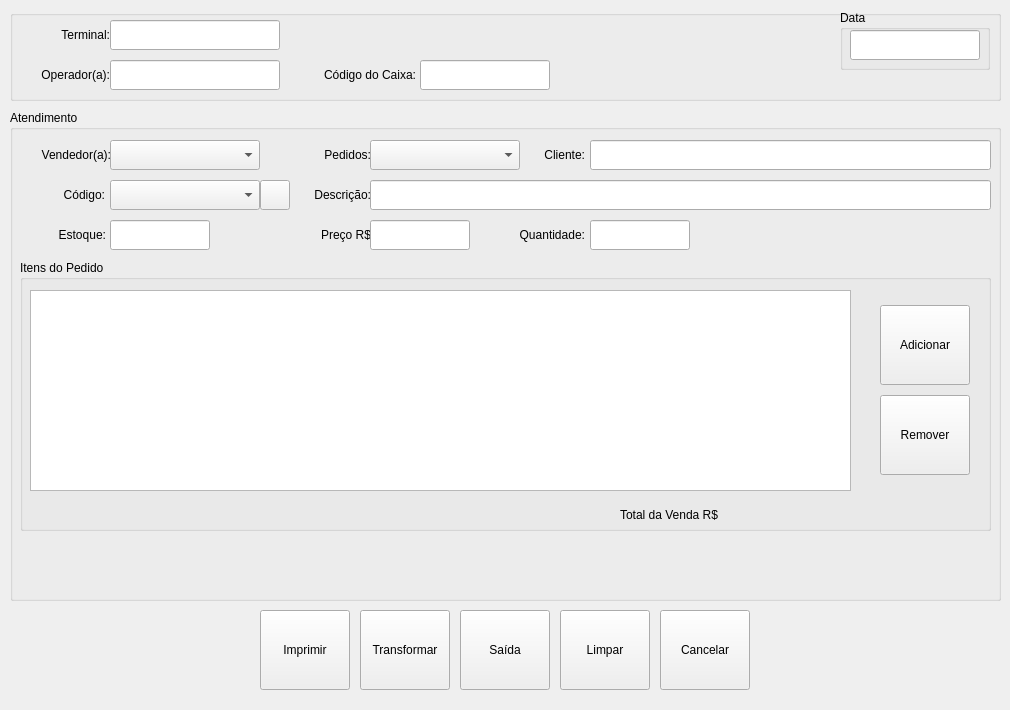
<?xml version="1.0" encoding="UTF-8"?>
<ui version="4.0">
 <class>MngFormReceiptCash</class>
 <widget class="QDialog" name="MngFormReceiptCash">
  <property name="geometry">
   <rect>
    <x>0</x>
    <y>0</y>
    <width>1010</width>
    <height>710</height>
   </rect>
  </property>
  <property name="windowTitle">
   <string>MngFormReceiptCash</string>
  </property>
  <widget class="QGroupBox" name="GBoxStartWinReceipt">
   <property name="geometry">
    <rect>
     <x>10</x>
     <y>10</y>
     <width>991</width>
     <height>91</height>
    </rect>
   </property>
   <property name="title">
    <string/>
   </property>
   <widget class="QLabel" name="LabelTerminal">
    <property name="geometry">
     <rect>
      <x>10</x>
      <y>10</y>
      <width>90</width>
      <height>30</height>
     </rect>
    </property>
    <property name="font">
     <font>
      <weight>50</weight>
      <bold>false</bold>
     </font>
    </property>
    <property name="text">
     <string>Terminal:</string>
    </property>
    <property name="alignment">
     <set>Qt::AlignRight|Qt::AlignTrailing|Qt::AlignVCenter</set>
    </property>
   </widget>
   <widget class="QLineEdit" name="LEditTerminal">
    <property name="geometry">
     <rect>
      <x>100</x>
      <y>10</y>
      <width>170</width>
      <height>30</height>
     </rect>
    </property>
    <property name="alignment">
     <set>Qt::AlignCenter</set>
    </property>
   </widget>
   <widget class="QGroupBox" name="GBoxDateNow">
    <property name="geometry">
     <rect>
      <x>830</x>
      <y>0</y>
      <width>150</width>
      <height>60</height>
     </rect>
    </property>
    <property name="title">
     <string>Data </string>
    </property>
    <widget class="QLineEdit" name="LEditDateNow">
     <property name="geometry">
      <rect>
       <x>10</x>
       <y>20</y>
       <width>130</width>
       <height>30</height>
      </rect>
     </property>
     <property name="alignment">
      <set>Qt::AlignCenter</set>
     </property>
    </widget>
   </widget>
   <widget class="QLabel" name="LabelUserOperation">
    <property name="geometry">
     <rect>
      <x>10</x>
      <y>50</y>
      <width>90</width>
      <height>30</height>
     </rect>
    </property>
    <property name="text">
     <string>Operador(a):</string>
    </property>
    <property name="alignment">
     <set>Qt::AlignRight|Qt::AlignTrailing|Qt::AlignVCenter</set>
    </property>
   </widget>
   <widget class="QLineEdit" name="LEditUserOperation">
    <property name="geometry">
     <rect>
      <x>100</x>
      <y>50</y>
      <width>170</width>
      <height>30</height>
     </rect>
    </property>
    <property name="alignment">
     <set>Qt::AlignCenter</set>
    </property>
   </widget>
   <widget class="QLabel" name="LabelCashNumber">
    <property name="geometry">
     <rect>
      <x>290</x>
      <y>50</y>
      <width>116</width>
      <height>30</height>
     </rect>
    </property>
    <property name="text">
     <string>Código do Caixa:</string>
    </property>
    <property name="alignment">
     <set>Qt::AlignRight|Qt::AlignTrailing|Qt::AlignVCenter</set>
    </property>
   </widget>
   <widget class="QLineEdit" name="LEditCashNumber">
    <property name="geometry">
     <rect>
      <x>410</x>
      <y>50</y>
      <width>130</width>
      <height>30</height>
     </rect>
    </property>
    <property name="alignment">
     <set>Qt::AlignCenter</set>
    </property>
   </widget>
  </widget>
  <widget class="QGroupBox" name="GBoxCustomeAttend">
   <property name="geometry">
    <rect>
     <x>10</x>
     <y>110</y>
     <width>991</width>
     <height>491</height>
    </rect>
   </property>
   <property name="title">
    <string>Atendimento</string>
   </property>
   <widget class="QLabel" name="LabelSalesPerson">
    <property name="geometry">
     <rect>
      <x>10</x>
      <y>30</y>
      <width>91</width>
      <height>30</height>
     </rect>
    </property>
    <property name="text">
     <string>Vendedor(a):</string>
    </property>
    <property name="alignment">
     <set>Qt::AlignRight|Qt::AlignTrailing|Qt::AlignVCenter</set>
    </property>
   </widget>
   <widget class="QComboBox" name="CBoxSalesPerson">
    <property name="geometry">
     <rect>
      <x>100</x>
      <y>30</y>
      <width>150</width>
      <height>30</height>
     </rect>
    </property>
   </widget>
   <widget class="QLabel" name="LabelSalesPersonOrdem">
    <property name="geometry">
     <rect>
      <x>301</x>
      <y>30</y>
      <width>60</width>
      <height>30</height>
     </rect>
    </property>
    <property name="text">
     <string>Pedidos:</string>
    </property>
    <property name="alignment">
     <set>Qt::AlignRight|Qt::AlignTrailing|Qt::AlignVCenter</set>
    </property>
   </widget>
   <widget class="QComboBox" name="CBoxSalesPersonOrdem">
    <property name="geometry">
     <rect>
      <x>360</x>
      <y>30</y>
      <width>150</width>
      <height>30</height>
     </rect>
    </property>
   </widget>
   <widget class="QLabel" name="LabelSalesPersonClient">
    <property name="geometry">
     <rect>
      <x>520</x>
      <y>30</y>
      <width>55</width>
      <height>30</height>
     </rect>
    </property>
    <property name="text">
     <string>Cliente:</string>
    </property>
    <property name="alignment">
     <set>Qt::AlignRight|Qt::AlignTrailing|Qt::AlignVCenter</set>
    </property>
   </widget>
   <widget class="QLineEdit" name="LEditSalesPersonClient">
    <property name="geometry">
     <rect>
      <x>580</x>
      <y>30</y>
      <width>401</width>
      <height>30</height>
     </rect>
    </property>
    <property name="alignment">
     <set>Qt::AlignCenter</set>
    </property>
   </widget>
   <widget class="QGroupBox" name="GBoxTableSales">
    <property name="geometry">
     <rect>
      <x>10</x>
      <y>150</y>
      <width>971</width>
      <height>271</height>
     </rect>
    </property>
    <property name="title">
     <string>Itens do Pedido</string>
    </property>
    <widget class="QToolButton" name="TButtonProductDelete">
     <property name="geometry">
      <rect>
       <x>860</x>
       <y>135</y>
       <width>90</width>
       <height>80</height>
      </rect>
     </property>
     <property name="toolTip">
      <string>Remover um Item da Lista de Vendas...</string>
     </property>
     <property name="text">
      <string>Remover</string>
     </property>
     <property name="icon">
      <iconset resource="../images.qrc">
       <normaloff>:/images/PNG/128x128/agt_action_fail1-128.png</normaloff>:/images/PNG/128x128/agt_action_fail1-128.png</iconset>
     </property>
     <property name="iconSize">
      <size>
       <width>48</width>
       <height>48</height>
      </size>
     </property>
     <property name="toolButtonStyle">
      <enum>Qt::ToolButtonTextUnderIcon</enum>
     </property>
    </widget>
    <widget class="QTableWidget" name="TWidgetTableCashReceipt">
     <property name="geometry">
      <rect>
       <x>10</x>
       <y>30</y>
       <width>821</width>
       <height>201</height>
      </rect>
     </property>
     <property name="toolTip">
      <string>Intens da Venda Atual...</string>
     </property>
    </widget>
    <widget class="QToolButton" name="TButtonProductAdd">
     <property name="geometry">
      <rect>
       <x>860</x>
       <y>45</y>
       <width>90</width>
       <height>80</height>
      </rect>
     </property>
     <property name="toolTip">
      <string>Clicar para Adicionar o  Produto na Lista de Vendas...</string>
     </property>
     <property name="text">
      <string>Adicionar</string>
     </property>
     <property name="icon">
      <iconset resource="../images.qrc">
       <normaloff>:/images/PNG/128x128/agt_action_success-128.png</normaloff>:/images/PNG/128x128/agt_action_success-128.png</iconset>
     </property>
     <property name="iconSize">
      <size>
       <width>48</width>
       <height>48</height>
      </size>
     </property>
     <property name="toolButtonStyle">
      <enum>Qt::ToolButtonTextUnderIcon</enum>
     </property>
    </widget>
    <widget class="QLabel" name="LabelTotalSale">
     <property name="geometry">
      <rect>
       <x>600</x>
       <y>240</y>
       <width>141</width>
       <height>30</height>
      </rect>
     </property>
     <property name="text">
      <string>Total da Venda R$  </string>
     </property>
    </widget>
    <widget class="QLabel" name="LabelResultTotalSale">
     <property name="geometry">
      <rect>
       <x>750</x>
       <y>240</y>
       <width>131</width>
       <height>30</height>
      </rect>
     </property>
     <property name="toolTip">
      <string>Exibe o Total de Geral dos Produtos da Venda...</string>
     </property>
     <property name="text">
      <string/>
     </property>
    </widget>
   </widget>
   <widget class="QLabel" name="LabelProductCode">
    <property name="geometry">
     <rect>
      <x>40</x>
      <y>70</y>
      <width>55</width>
      <height>30</height>
     </rect>
    </property>
    <property name="text">
     <string>Código:</string>
    </property>
    <property name="alignment">
     <set>Qt::AlignRight|Qt::AlignTrailing|Qt::AlignVCenter</set>
    </property>
   </widget>
   <widget class="QToolButton" name="TButtonProductSearch">
    <property name="geometry">
     <rect>
      <x>250</x>
      <y>70</y>
      <width>30</width>
      <height>30</height>
     </rect>
    </property>
    <property name="toolTip">
     <string>Clicar para Pesquisar o Produto pelo Código Informado...</string>
    </property>
    <property name="text">
     <string/>
    </property>
    <property name="icon">
     <iconset resource="../images.qrc">
      <normaloff>:/images/PNG/24x24/Search.png</normaloff>:/images/PNG/24x24/Search.png</iconset>
    </property>
   </widget>
   <widget class="QComboBox" name="CBoxProductCode">
    <property name="geometry">
     <rect>
      <x>100</x>
      <y>70</y>
      <width>150</width>
      <height>30</height>
     </rect>
    </property>
    <property name="toolTip">
     <string>Selecionar ou Digitar o Código do Produto...</string>
    </property>
   </widget>
   <widget class="QLabel" name="LabelFullDescription">
    <property name="geometry">
     <rect>
      <x>290</x>
      <y>70</y>
      <width>71</width>
      <height>30</height>
     </rect>
    </property>
    <property name="text">
     <string>Descrição:</string>
    </property>
    <property name="alignment">
     <set>Qt::AlignRight|Qt::AlignTrailing|Qt::AlignVCenter</set>
    </property>
   </widget>
   <widget class="QLineEdit" name="LEditFullDescription">
    <property name="geometry">
     <rect>
      <x>360</x>
      <y>70</y>
      <width>621</width>
      <height>30</height>
     </rect>
    </property>
    <property name="toolTip">
     <string>Mostra a  Descrição do Produto...</string>
    </property>
    <property name="alignment">
     <set>Qt::AlignCenter</set>
    </property>
   </widget>
   <widget class="QLabel" name="LabelActualStock">
    <property name="geometry">
     <rect>
      <x>35</x>
      <y>110</y>
      <width>61</width>
      <height>30</height>
     </rect>
    </property>
    <property name="text">
     <string>Estoque:</string>
    </property>
    <property name="alignment">
     <set>Qt::AlignRight|Qt::AlignTrailing|Qt::AlignVCenter</set>
    </property>
   </widget>
   <widget class="QLineEdit" name="LEditActualStock">
    <property name="geometry">
     <rect>
      <x>100</x>
      <y>110</y>
      <width>100</width>
      <height>30</height>
     </rect>
    </property>
    <property name="toolTip">
     <string>Exibe o Estoque Atual do Produto...</string>
    </property>
    <property name="alignment">
     <set>Qt::AlignCenter</set>
    </property>
    <property name="readOnly">
     <bool>true</bool>
    </property>
   </widget>
   <widget class="QLabel" name="LabelProductPrice">
    <property name="geometry">
     <rect>
      <x>300</x>
      <y>110</y>
      <width>61</width>
      <height>30</height>
     </rect>
    </property>
    <property name="text">
     <string>Preço R$</string>
    </property>
    <property name="alignment">
     <set>Qt::AlignRight|Qt::AlignTrailing|Qt::AlignVCenter</set>
    </property>
   </widget>
   <widget class="QLineEdit" name="LEditProductPrice">
    <property name="geometry">
     <rect>
      <x>360</x>
      <y>110</y>
      <width>100</width>
      <height>30</height>
     </rect>
    </property>
    <property name="toolTip">
     <string>Exibe o Preço Atual de Venda do Produto...</string>
    </property>
    <property name="alignment">
     <set>Qt::AlignCenter</set>
    </property>
   </widget>
   <widget class="QLabel" name="LabelProductQuantity">
    <property name="geometry">
     <rect>
      <x>490</x>
      <y>110</y>
      <width>85</width>
      <height>30</height>
     </rect>
    </property>
    <property name="text">
     <string>Quantidade:</string>
    </property>
    <property name="alignment">
     <set>Qt::AlignRight|Qt::AlignTrailing|Qt::AlignVCenter</set>
    </property>
   </widget>
   <widget class="QLineEdit" name="LEditProductQuantity">
    <property name="geometry">
     <rect>
      <x>580</x>
      <y>110</y>
      <width>100</width>
      <height>30</height>
     </rect>
    </property>
    <property name="toolTip">
     <string>Informar a Quantidade para Venda...</string>
    </property>
    <property name="alignment">
     <set>Qt::AlignCenter</set>
    </property>
   </widget>
  </widget>
  <widget class="QToolButton" name="TButtonExit">
   <property name="geometry">
    <rect>
     <x>460</x>
     <y>610</y>
     <width>90</width>
     <height>80</height>
    </rect>
   </property>
   <property name="toolTip">
    <string>Fecha a Janela Após Alterações...</string>
   </property>
   <property name="text">
    <string>Saída</string>
   </property>
   <property name="icon">
    <iconset resource="../images.qrc">
     <normaloff>:/images/PNG/48x48/Exithome-48x48.png</normaloff>:/images/PNG/48x48/Exithome-48x48.png</iconset>
   </property>
   <property name="iconSize">
    <size>
     <width>48</width>
     <height>48</height>
    </size>
   </property>
   <property name="toolButtonStyle">
    <enum>Qt::ToolButtonTextUnderIcon</enum>
   </property>
  </widget>
  <widget class="QToolButton" name="TButtonTransform">
   <property name="geometry">
    <rect>
     <x>360</x>
     <y>610</y>
     <width>90</width>
     <height>80</height>
    </rect>
   </property>
   <property name="toolTip">
    <string>Transformar em uma Reserva de Vendas...</string>
   </property>
   <property name="text">
    <string>Transformar</string>
   </property>
   <property name="icon">
    <iconset resource="../images.qrc">
     <normaloff>:/images/PNG/128x128/pignon.png</normaloff>:/images/PNG/128x128/pignon.png</iconset>
   </property>
   <property name="iconSize">
    <size>
     <width>48</width>
     <height>48</height>
    </size>
   </property>
   <property name="toolButtonStyle">
    <enum>Qt::ToolButtonTextUnderIcon</enum>
   </property>
  </widget>
  <widget class="QToolButton" name="TButtonCancelSale">
   <property name="geometry">
    <rect>
     <x>660</x>
     <y>610</y>
     <width>90</width>
     <height>80</height>
    </rect>
   </property>
   <property name="toolTip">
    <string>Cancela uma Reserva de Vendas, Liberando Produtos para Venda...</string>
   </property>
   <property name="text">
    <string>Cancelar</string>
   </property>
   <property name="icon">
    <iconset resource="../images.qrc">
     <normaloff>:/images/PNG/48x48/Nuvola_actions_cancel-48x48.png</normaloff>:/images/PNG/48x48/Nuvola_actions_cancel-48x48.png</iconset>
   </property>
   <property name="iconSize">
    <size>
     <width>48</width>
     <height>48</height>
    </size>
   </property>
   <property name="toolButtonStyle">
    <enum>Qt::ToolButtonTextUnderIcon</enum>
   </property>
  </widget>
  <widget class="QToolButton" name="TButtonPrint">
   <property name="geometry">
    <rect>
     <x>260</x>
     <y>610</y>
     <width>90</width>
     <height>80</height>
    </rect>
   </property>
   <property name="toolTip">
    <string>Finalizar e Imprimir a Reserva de Vendas...</string>
   </property>
   <property name="text">
    <string>Imprimir</string>
   </property>
   <property name="icon">
    <iconset resource="../images.qrc">
     <normaloff>:/images/PNG/128x128/print.png</normaloff>:/images/PNG/128x128/print.png</iconset>
   </property>
   <property name="iconSize">
    <size>
     <width>48</width>
     <height>48</height>
    </size>
   </property>
   <property name="toolButtonStyle">
    <enum>Qt::ToolButtonTextUnderIcon</enum>
   </property>
  </widget>
  <widget class="QToolButton" name="TButtonCleanForm">
   <property name="geometry">
    <rect>
     <x>560</x>
     <y>610</y>
     <width>90</width>
     <height>80</height>
    </rect>
   </property>
   <property name="toolTip">
    <string>Limpa o Formulário para Preencher Novamente...</string>
   </property>
   <property name="text">
    <string>Limpar</string>
   </property>
   <property name="icon">
    <iconset resource="../images.qrc">
     <normaloff>:/images/PNG/48x48/Rebuild-48x48.png</normaloff>:/images/PNG/48x48/Rebuild-48x48.png</iconset>
   </property>
   <property name="iconSize">
    <size>
     <width>48</width>
     <height>48</height>
    </size>
   </property>
   <property name="toolButtonStyle">
    <enum>Qt::ToolButtonTextUnderIcon</enum>
   </property>
  </widget>
 </widget>
 <resources>
  <include location="../images.qrc"/>
 </resources>
 <connections/>
</ui>
